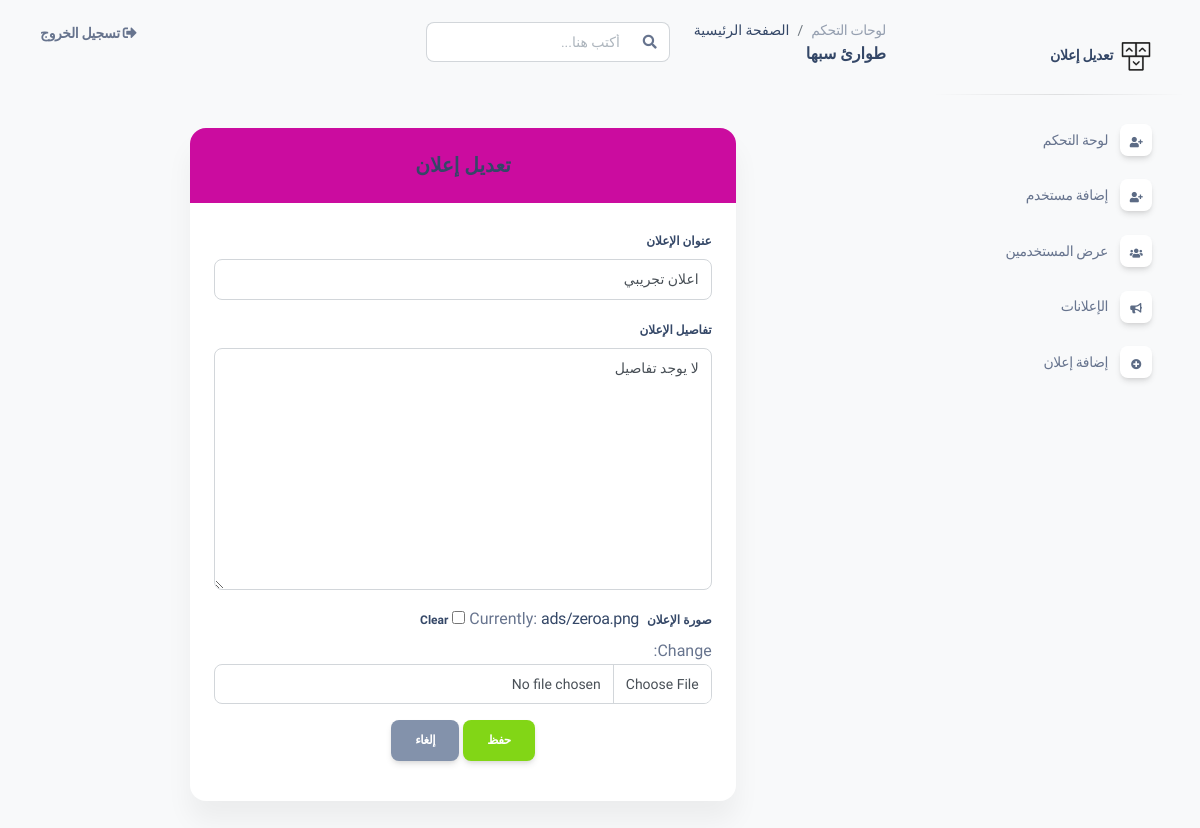
Page /ads/1/edit/ (signed in) on the earlier database version.
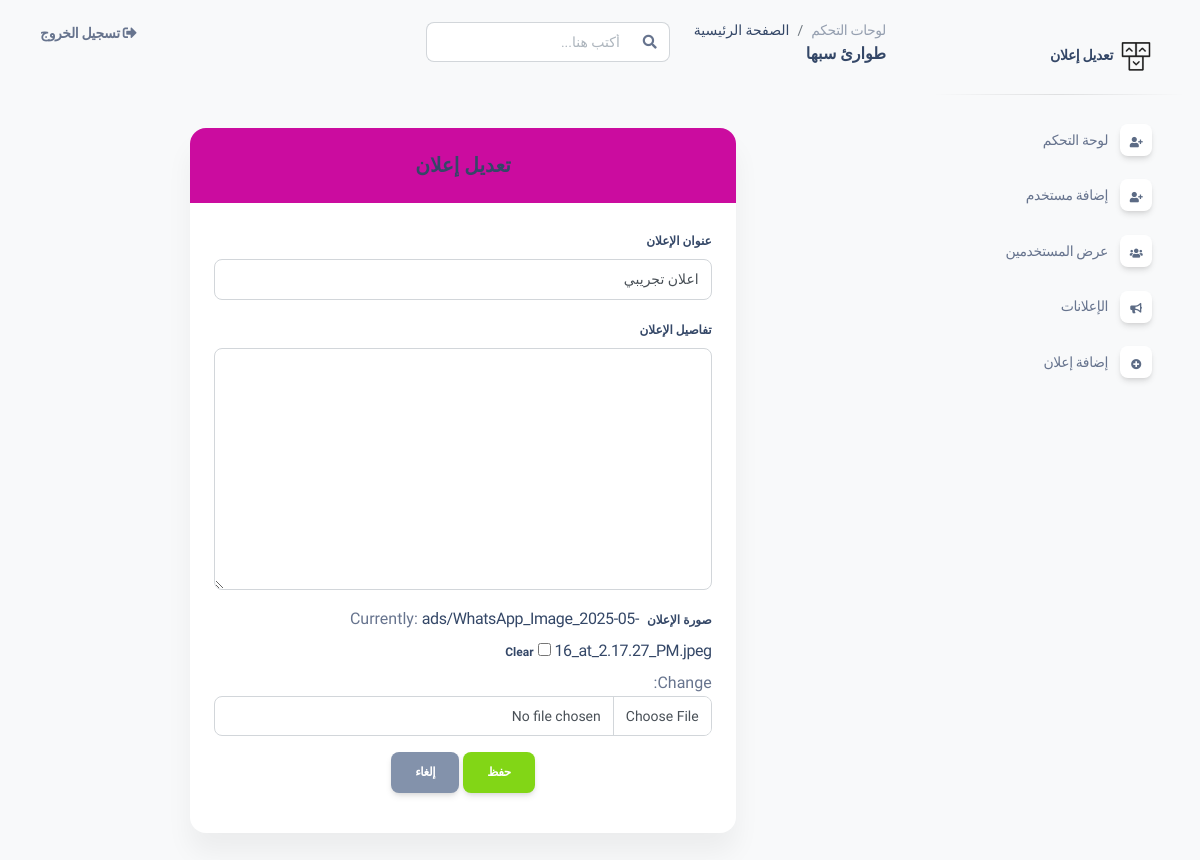
Same page on the later database version.
### Main/models.py (models this page shows)
class Ads(models.Model):
    ADS_TYPE_CHOICES = (
        (0, 'دارة التطبيق'),
        (1, 'مرور'),
        (2, 'الإسعاف'),
        (3, 'النجدة'),
        (4, 'المطافئ'),
    )
    title = models.CharField(max_length=255, verbose_name="عنوان الإعلان")
    details = models.TextField(null=True, blank=True, verbose_name="تفاصيل الإعلان")
    image = models.FileField(upload_to='ads/', null=True, blank=True, verbose_name="صورة الإعلان")
    type_ads = models.IntegerField(choices=ADS_TYPE_CHOICES,null=True,blank=True, verbose_name="نوع الإعلان")
    publisher = models.ForeignKey('CustomUser', on_delete=models.CASCADE,null=True,blank=True,verbose_name="الناشر")
    created_at = models.DateTimeField(auto_now_add=True, verbose_name="تاريخ الإضافة")
    class Meta:
        ordering = ["-created_at"]

### Main/views.py (the view)
# urls.py: path('ads/<int:pk>/edit/', edit_ad, name='edit_ad'),
@login_required
def edit_ad(request, pk):
    ad = get_object_or_404(Ads, pk=pk)
    if request.method == 'POST':
        form = AdsForm(request.POST, request.FILES, instance=ad)
        if form.is_valid():
            form.save()
            return redirect('ads_list')
    else:
        form = AdsForm(instance=ad)
    return render(request, 'ads/ad_form.html', {'form': form, 'title': 'تعديل إعلان'})

### Main/forms.py
class AdsForm(forms.ModelForm):
    class Meta:
        model = Ads
        fields = ['title', 'details', 'image', 'type_ads']

### Main/templatetags/form_tags.py (called while the page is built)
@register.filter(name='add_class')
def add_class(field, css):
    return field.as_widget(attrs={"class": css})

### templates/ads/ad_form.html (shortened to what this page needs)
{% extends "base.html" %}
{% load form_tags %}
{% block title %}{{ title }}{% endblock %}
{% block content %}
<div class="container py-4">
  <div class="row justify-content-center">
    <div class="col-md-8">
      <div class="card">
        <div class="card-header bg-primary text-white text-center">
          <h5 class="mb-0">{{ title }}</h5>
        </div>
        <div class="card-body">
          <form method="post" enctype="multipart/form-data">
            <div class="mb-3">
              <label for="id_title" class="form-label">عنوان الإعلان</label>
              {{ form.title|add_class:"form-control" }}
            </div>
            <div class="mb-3">
              <label for="id_details" class="form-label">تفاصيل الإعلان</label>
              {{ form.details|add_class:"form-control" }}
            </div>
            <div class="mb-3">
              <label for="id_image" class="form-label">صورة الإعلان</label>
              {{ form.image|add_class:"form-control" }}
            </div>
            <div class="text-center">
              <button type="submit" class="btn btn-success">حفظ</button>
              <a href="{% url 'ads_list' %}" class="btn btn-secondary">إلغاء</a>
            </div>
          </form>
        </div>
      </div>
    </div>
  </div>
</div>
{% endblock %}

Differences in the rows shown:
changed Ads "اعلان تجريبي": details "لا يوجد تفاصيل" → (not shown)
Other differences:
text no longer shown: "Currently: ads/zeroa.png Clear Change:"
text now shown: "Currently: ads/WhatsApp_Image_2025-05-16_at_2.17.27_PM.jpeg Clear Change:"
